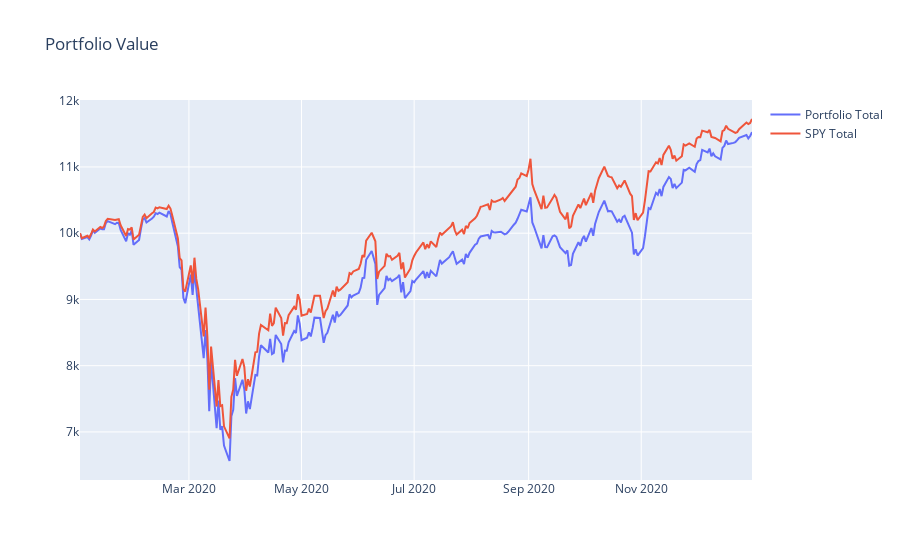

The notebook cell this image was saved under:
### Code cell
# Visualize Portfolio Value and Compare it to SPY benchmark
import plotly.graph_objects as go
fig = go.Figure()
fig.add_trace(go.Scatter(x=portfolio_val.index, y=portfolio_val['Portfolio Total'], name='Portfolio Total'))
fig.add_trace(go.Scatter(x=SPY.index, y=SPY['SPY Total'],name='SPY Total'))
fig.update_layout(title="Portfolio Value")

### Figure 1 — Plotly figure (JSON) as saved in the notebook; plotly's stock layout.template omitted (floating-point values rounded to 4 significant figures; data arrays with more than 128 entries replaced by an {"elided": "..."} marker saying what was removed)
{"data": [{"name": "Portfolio Total", "type": "scatter", "x": {"elided": "253 str values"}, "y": {"elided": "253 int values"}}, {"name": "SPY Total", "type": "scatter", "x": {"elided": "253 str values"}, "y": {"elided": "253 int values"}}], "layout": {"title": {"text": "Portfolio Value"}}}
